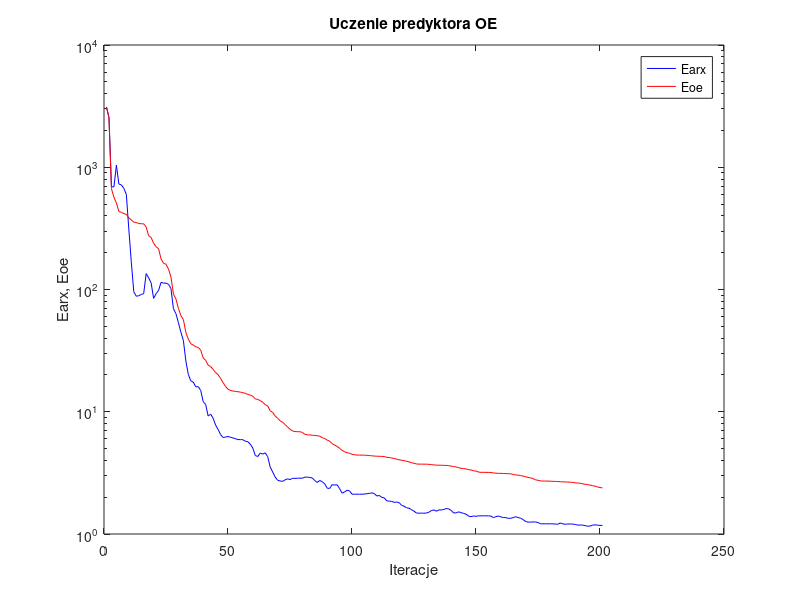
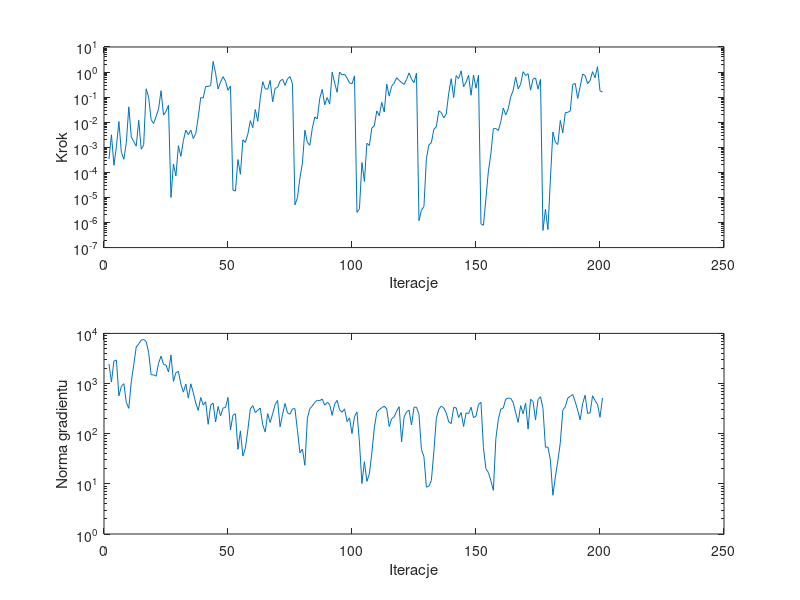

Write the MATLAB code that produced these figures, in order.
%uczenie predyktora oe
clear all;
n=0; farx(n+1)=3.105884e+003; foe(n+1)=3.115503e+003; wspucz(n+1)=0.000000e+000; ng(n+1)=0.000000e+000;
%odnowa zmiennej metryki
n=1; farx(n+1)=2.561095e+003; foe(n+1)=2.533805e+003; krok(n+1)=3.383827e-004; ng(n+1)=2.465664e+003;
n=2; farx(n+1)=6.941150e+002; foe(n+1)=6.676888e+002; krok(n+1)=3.146871e-003; ng(n+1)=1.073483e+003;
n=3; farx(n+1)=6.894852e+002; foe(n+1)=5.679849e+002; krok(n+1)=1.915864e-004; ng(n+1)=2.818698e+003;
n=4; farx(n+1)=1.039734e+003; foe(n+1)=5.110099e+002; krok(n+1)=1.052624e-003; ng(n+1)=2.934354e+003;
n=5; farx(n+1)=7.288781e+002; foe(n+1)=4.336214e+002; krok(n+1)=1.065312e-002; ng(n+1)=5.677508e+002;
n=6; farx(n+1)=7.175769e+002; foe(n+1)=4.286490e+002; krok(n+1)=6.326141e-004; ng(n+1)=8.793175e+002;
n=7; farx(n+1)=6.715084e+002; foe(n+1)=4.170435e+002; krok(n+1)=3.308775e-004; ng(n+1)=9.942732e+002;
n=8; farx(n+1)=6.006201e+002; foe(n+1)=4.116169e+002; krok(n+1)=1.548346e-003; ng(n+1)=4.187118e+002;
n=9; farx(n+1)=3.130235e+002; foe(n+1)=3.852239e+002; krok(n+1)=4.086147e-002; ng(n+1)=3.202203e+002;
n=10; farx(n+1)=1.686613e+002; foe(n+1)=3.705454e+002; krok(n+1)=2.598953e-003; ng(n+1)=1.093407e+003;
n=11; farx(n+1)=9.622470e+001; foe(n+1)=3.554576e+002; krok(n+1)=1.686590e-003; ng(n+1)=2.372729e+003;
n=12; farx(n+1)=8.810351e+001; foe(n+1)=3.533082e+002; krok(n+1)=1.111857e-003; ng(n+1)=5.368297e+003;
n=13; farx(n+1)=8.887758e+001; foe(n+1)=3.463696e+002; krok(n+1)=1.196341e-002; ng(n+1)=6.176803e+003;
n=14; farx(n+1)=9.101635e+001; foe(n+1)=3.453196e+002; krok(n+1)=8.374265e-004; ng(n+1)=7.320348e+003;
n=15; farx(n+1)=9.252085e+001; foe(n+1)=3.443638e+002; krok(n+1)=1.255518e-003; ng(n+1)=7.555789e+003;
n=16; farx(n+1)=1.348611e+002; foe(n+1)=3.248811e+002; krok(n+1)=2.158836e-001; ng(n+1)=6.906369e+003;
n=17; farx(n+1)=1.248145e+002; foe(n+1)=2.753784e+002; krok(n+1)=9.809225e-002; ng(n+1)=4.185498e+003;
n=18; farx(n+1)=1.132058e+002; foe(n+1)=2.666796e+002; krok(n+1)=1.278106e-002; ng(n+1)=1.493004e+003;
n=19; farx(n+1)=8.464084e+001; foe(n+1)=2.390347e+002; krok(n+1)=8.799720e-003; ng(n+1)=1.493666e+003;
n=20; farx(n+1)=9.250140e+001; foe(n+1)=2.237326e+002; krok(n+1)=1.688698e-002; ng(n+1)=1.398789e+003;
n=21; farx(n+1)=9.813388e+001; foe(n+1)=2.154076e+002; krok(n+1)=3.389322e-002; ng(n+1)=2.532393e+003;
n=22; farx(n+1)=1.143823e+002; foe(n+1)=1.780983e+002; krok(n+1)=1.802050e-001; ng(n+1)=3.530824e+003;
n=23; farx(n+1)=1.127418e+002; foe(n+1)=1.640245e+002; krok(n+1)=1.911063e-002; ng(n+1)=2.402828e+003;
n=24; farx(n+1)=1.127634e+002; foe(n+1)=1.609557e+002; krok(n+1)=2.710756e-002; ng(n+1)=2.332143e+003;
n=25; farx(n+1)=1.104673e+002; foe(n+1)=1.469617e+002; krok(n+1)=4.784719e-002; ng(n+1)=1.700311e+003;
%odnowa zmiennej metryki
n=26; farx(n+1)=1.017595e+002; foe(n+1)=1.266878e+002; krok(n+1)=1.001618e-005; ng(n+1)=3.713716e+003;
n=27; farx(n+1)=6.954555e+001; foe(n+1)=9.154884e+001; krok(n+1)=2.162683e-004; ng(n+1)=1.107102e+003;
n=28; farx(n+1)=6.353377e+001; foe(n+1)=8.384303e+001; krok(n+1)=7.257464e-005; ng(n+1)=1.650223e+003;
n=29; farx(n+1)=5.359172e+001; foe(n+1)=6.998299e+001; krok(n+1)=1.161194e-003; ng(n+1)=1.749439e+003;
n=30; farx(n+1)=4.474070e+001; foe(n+1)=6.119250e+001; krok(n+1)=4.356528e-004; ng(n+1)=9.799156e+002;
n=31; farx(n+1)=3.839378e+001; foe(n+1)=5.681804e+001; krok(n+1)=1.852313e-003; ng(n+1)=6.742804e+002;
n=32; farx(n+1)=2.604437e+001; foe(n+1)=4.471680e+001; krok(n+1)=4.795168e-003; ng(n+1)=9.741477e+002;
n=33; farx(n+1)=2.018399e+001; foe(n+1)=3.930401e+001; krok(n+1)=3.176507e-003; ng(n+1)=5.117772e+002;
n=34; farx(n+1)=1.790605e+001; foe(n+1)=3.597182e+001; krok(n+1)=4.900827e-003; ng(n+1)=9.882121e+002;
n=35; farx(n+1)=1.748298e+001; foe(n+1)=3.511142e+001; krok(n+1)=2.222834e-003; ng(n+1)=6.577322e+002;
n=36; farx(n+1)=1.599803e+001; foe(n+1)=3.399638e+001; krok(n+1)=3.514634e-003; ng(n+1)=4.098200e+002;
n=37; farx(n+1)=1.604459e+001; foe(n+1)=3.361831e+001; krok(n+1)=1.575380e-002; ng(n+1)=2.908947e+002;
n=38; farx(n+1)=1.492479e+001; foe(n+1)=3.189074e+001; krok(n+1)=9.599621e-002; ng(n+1)=5.264179e+002;
n=39; farx(n+1)=1.209781e+001; foe(n+1)=2.752192e+001; krok(n+1)=9.282613e-002; ng(n+1)=3.743861e+002;
n=40; farx(n+1)=1.145131e+001; foe(n+1)=2.632681e+001; krok(n+1)=2.701727e-001; ng(n+1)=4.328791e+002;
n=41; farx(n+1)=9.223952e+000; foe(n+1)=2.407140e+001; krok(n+1)=2.658984e-001; ng(n+1)=1.538338e+002;
n=42; farx(n+1)=9.556700e+000; foe(n+1)=2.342874e+001; krok(n+1)=2.902112e-001; ng(n+1)=3.659955e+002;
n=43; farx(n+1)=8.854413e+000; foe(n+1)=2.219968e+001; krok(n+1)=2.645939e+000; ng(n+1)=4.076955e+002;
n=44; farx(n+1)=7.774547e+000; foe(n+1)=2.090422e+001; krok(n+1)=8.892951e-001; ng(n+1)=1.717109e+002;
n=45; farx(n+1)=7.171614e+000; foe(n+1)=2.010777e+001; krok(n+1)=2.114442e-001; ng(n+1)=3.483726e+002;
n=46; farx(n+1)=6.506936e+000; foe(n+1)=1.873131e+001; krok(n+1)=4.015963e-001; ng(n+1)=2.270715e+002;
n=47; farx(n+1)=6.158084e+000; foe(n+1)=1.734321e+001; krok(n+1)=6.524460e-001; ng(n+1)=3.249323e+002;
n=48; farx(n+1)=6.208638e+000; foe(n+1)=1.611185e+001; krok(n+1)=4.287623e-001; ng(n+1)=3.330665e+002;
n=49; farx(n+1)=6.274754e+000; foe(n+1)=1.529433e+001; krok(n+1)=1.869994e-001; ng(n+1)=5.294098e+002;
n=50; farx(n+1)=6.188125e+000; foe(n+1)=1.490865e+001; krok(n+1)=2.775080e-001; ng(n+1)=1.187803e+002;
%odnowa zmiennej metryki
n=51; farx(n+1)=6.102895e+000; foe(n+1)=1.477678e+001; krok(n+1)=1.943349e-005; ng(n+1)=2.343502e+002;
n=52; farx(n+1)=6.020522e+000; foe(n+1)=1.466284e+001; krok(n+1)=1.802934e-005; ng(n+1)=2.490737e+002;
n=53; farx(n+1)=5.920901e+000; foe(n+1)=1.458381e+001; krok(n+1)=3.244032e-004; ng(n+1)=4.868369e+001;
n=54; farx(n+1)=5.918618e+000; foe(n+1)=1.447301e+001; krok(n+1)=8.388029e-005; ng(n+1)=1.140190e+002;
n=55; farx(n+1)=5.905468e+000; foe(n+1)=1.431169e+001; krok(n+1)=1.995002e-003; ng(n+1)=3.583043e+001;
n=56; farx(n+1)=5.740732e+000; foe(n+1)=1.413639e+001; krok(n+1)=1.564230e-003; ng(n+1)=5.116621e+001;
n=57; farx(n+1)=5.690383e+000; foe(n+1)=1.385590e+001; krok(n+1)=3.334617e-003; ng(n+1)=1.191251e+002;
n=58; farx(n+1)=5.425719e+000; foe(n+1)=1.366033e+001; krok(n+1)=1.154146e-002; ng(n+1)=3.111658e+002;
n=59; farx(n+1)=5.047687e+000; foe(n+1)=1.339476e+001; krok(n+1)=6.053639e-003; ng(n+1)=3.627519e+002;
n=60; farx(n+1)=4.389363e+000; foe(n+1)=1.274964e+001; krok(n+1)=3.207144e-002; ng(n+1)=2.640647e+002;
n=61; farx(n+1)=4.301442e+000; foe(n+1)=1.260828e+001; krok(n+1)=1.086709e-002; ng(n+1)=2.920466e+002;
n=62; farx(n+1)=4.594292e+000; foe(n+1)=1.233708e+001; krok(n+1)=8.877087e-002; ng(n+1)=3.258230e+002;
n=63; farx(n+1)=4.507918e+000; foe(n+1)=1.194922e+001; krok(n+1)=4.163053e-001; ng(n+1)=1.495669e+002;
n=64; farx(n+1)=4.610098e+000; foe(n+1)=1.142425e+001; krok(n+1)=2.158836e-001; ng(n+1)=1.076725e+002;
n=65; farx(n+1)=4.297770e+000; foe(n+1)=1.116708e+001; krok(n+1)=2.075249e-001; ng(n+1)=2.516621e+002;
n=66; farx(n+1)=3.538672e+000; foe(n+1)=1.018478e+001; krok(n+1)=4.635137e-001; ng(n+1)=1.671869e+002;
n=67; farx(n+1)=3.221483e+000; foe(n+1)=9.885424e+000; krok(n+1)=6.479315e-002; ng(n+1)=2.497844e+002;
n=68; farx(n+1)=2.927697e+000; foe(n+1)=9.247832e+000; krok(n+1)=2.242518e-001; ng(n+1)=3.819236e+002;
n=69; farx(n+1)=2.753287e+000; foe(n+1)=8.844523e+000; krok(n+1)=2.442288e-001; ng(n+1)=4.611883e+002;
n=70; farx(n+1)=2.715743e+000; foe(n+1)=8.439349e+000; krok(n+1)=4.372988e-001; ng(n+1)=1.372433e+002;
n=71; farx(n+1)=2.694609e+000; foe(n+1)=8.202131e+000; krok(n+1)=5.226535e-001; ng(n+1)=2.429128e+002;
n=72; farx(n+1)=2.773418e+000; foe(n+1)=7.858452e+000; krok(n+1)=2.935451e-001; ng(n+1)=4.009625e+002;
n=73; farx(n+1)=2.828010e+000; foe(n+1)=7.517124e+000; krok(n+1)=5.355876e-001; ng(n+1)=2.603085e+002;
n=74; farx(n+1)=2.788305e+000; foe(n+1)=7.191838e+000; krok(n+1)=6.622313e-001; ng(n+1)=2.444778e+002;
n=75; farx(n+1)=2.853898e+000; foe(n+1)=6.967149e+000; krok(n+1)=3.311156e-001; ng(n+1)=3.133983e+002;
%odnowa zmiennej metryki
n=76; farx(n+1)=2.852572e+000; foe(n+1)=6.884325e+000; krok(n+1)=5.032633e-006; ng(n+1)=3.156566e+002;
n=77; farx(n+1)=2.856601e+000; foe(n+1)=6.871452e+000; krok(n+1)=9.841122e-006; ng(n+1)=1.159303e+002;
n=78; farx(n+1)=2.865901e+000; foe(n+1)=6.859605e+000; krok(n+1)=5.930978e-005; ng(n+1)=4.145206e+001;
n=79; farx(n+1)=2.859160e+000; foe(n+1)=6.779551e+000; krok(n+1)=2.345612e-004; ng(n+1)=4.934074e+001;
n=80; farx(n+1)=2.918251e+000; foe(n+1)=6.529357e+000; krok(n+1)=4.801295e-003; ng(n+1)=2.345942e+001;
n=81; farx(n+1)=2.918383e+000; foe(n+1)=6.478462e+000; krok(n+1)=1.570905e-003; ng(n+1)=2.013113e+002;
n=82; farx(n+1)=2.902582e+000; foe(n+1)=6.458218e+000; krok(n+1)=1.191878e-003; ng(n+1)=3.160524e+002;
n=83; farx(n+1)=2.871132e+000; foe(n+1)=6.430237e+000; krok(n+1)=5.770731e-003; ng(n+1)=3.573917e+002;
n=84; farx(n+1)=2.734478e+000; foe(n+1)=6.392321e+000; krok(n+1)=1.617035e-002; ng(n+1)=4.230789e+002;
n=85; farx(n+1)=2.641218e+000; foe(n+1)=6.370573e+000; krok(n+1)=1.351485e-002; ng(n+1)=4.638523e+002;
n=86; farx(n+1)=2.740145e+000; foe(n+1)=6.303590e+000; krok(n+1)=9.035956e-002; ng(n+1)=4.554781e+002;
n=87; farx(n+1)=2.676129e+000; foe(n+1)=6.129666e+000; krok(n+1)=2.031949e-001; ng(n+1)=4.906604e+002;
n=88; farx(n+1)=2.571759e+000; foe(n+1)=6.045323e+000; krok(n+1)=4.953895e-002; ng(n+1)=3.703839e+002;
n=89; farx(n+1)=2.370258e+000; foe(n+1)=5.861536e+000; krok(n+1)=9.636975e-002; ng(n+1)=4.200427e+002;
n=90; farx(n+1)=2.358547e+000; foe(n+1)=5.751231e+000; krok(n+1)=5.234463e-002; ng(n+1)=3.824656e+002;
n=91; farx(n+1)=2.532366e+000; foe(n+1)=5.481677e+000; krok(n+1)=9.909022e-001; ng(n+1)=2.317663e+002;
n=92; farx(n+1)=2.513604e+000; foe(n+1)=5.344971e+000; krok(n+1)=3.635836e-001; ng(n+1)=3.898491e+002;
n=93; farx(n+1)=2.527570e+000; foe(n+1)=5.209559e+000; krok(n+1)=1.570381e-001; ng(n+1)=4.617782e+002;
n=94; farx(n+1)=2.348565e+000; foe(n+1)=5.021974e+000; krok(n+1)=9.995858e-001; ng(n+1)=2.999018e+002;
n=95; farx(n+1)=2.156741e+000; foe(n+1)=4.830884e+000; krok(n+1)=7.650627e-001; ng(n+1)=2.674933e+002;
n=96; farx(n+1)=2.206760e+000; foe(n+1)=4.709678e+000; krok(n+1)=8.256204e-001; ng(n+1)=3.135505e+002;
n=97; farx(n+1)=2.277459e+000; foe(n+1)=4.625338e+000; krok(n+1)=5.758050e-001; ng(n+1)=1.734517e+002;
n=98; farx(n+1)=2.255400e+000; foe(n+1)=4.585393e+000; krok(n+1)=3.655097e-001; ng(n+1)=2.066768e+002;
n=99; farx(n+1)=2.115057e+000; foe(n+1)=4.485067e+000; krok(n+1)=3.381117e-001; ng(n+1)=1.007658e+002;
n=100; farx(n+1)=2.115751e+000; foe(n+1)=4.447166e+000; krok(n+1)=7.011953e-001; ng(n+1)=2.186192e+002;
%odnowa zmiennej metryki
n=101; farx(n+1)=2.116236e+000; foe(n+1)=4.422863e+000; krok(n+1)=2.548789e-006; ng(n+1)=2.719389e+002;
n=102; farx(n+1)=2.115787e+000; foe(n+1)=4.421413e+000; krok(n+1)=3.532967e-006; ng(n+1)=6.790902e+001;
n=103; farx(n+1)=2.115959e+000; foe(n+1)=4.419154e+000; krok(n+1)=2.460936e-004; ng(n+1)=1.016283e+001;
n=104; farx(n+1)=2.123653e+000; foe(n+1)=4.415904e+000; krok(n+1)=4.334515e-005; ng(n+1)=2.764905e+001;
n=105; farx(n+1)=2.135821e+000; foe(n+1)=4.400060e+000; krok(n+1)=1.441974e-003; ng(n+1)=1.120065e+001;
n=106; farx(n+1)=2.150801e+000; foe(n+1)=4.382161e+000; krok(n+1)=1.184232e-003; ng(n+1)=1.578792e+001;
n=107; farx(n+1)=2.170180e+000; foe(n+1)=4.360384e+000; krok(n+1)=5.852382e-003; ng(n+1)=4.127482e+001;
n=108; farx(n+1)=2.141010e+000; foe(n+1)=4.342119e+000; krok(n+1)=7.251821e-003; ng(n+1)=1.317137e+002;
n=109; farx(n+1)=2.046394e+000; foe(n+1)=4.328208e+000; krok(n+1)=2.835564e-002; ng(n+1)=2.653415e+002;
n=110; farx(n+1)=2.067107e+000; foe(n+1)=4.321746e+000; krok(n+1)=1.820180e-002; ng(n+1)=3.021600e+002;
n=111; farx(n+1)=1.994745e+000; foe(n+1)=4.314245e+000; krok(n+1)=6.173004e-002; ng(n+1)=3.303249e+002;
n=112; farx(n+1)=1.973856e+000; foe(n+1)=4.307318e+000; krok(n+1)=2.556212e-002; ng(n+1)=3.532615e+002;
n=113; farx(n+1)=1.870641e+000; foe(n+1)=4.236110e+000; krok(n+1)=3.311156e-001; ng(n+1)=3.120326e+002;
n=114; farx(n+1)=1.855412e+000; foe(n+1)=4.223870e+000; krok(n+1)=1.101559e-001; ng(n+1)=1.391944e+002;
n=115; farx(n+1)=1.849522e+000; foe(n+1)=4.182082e+000; krok(n+1)=2.740921e-001; ng(n+1)=1.997621e+002;
n=116; farx(n+1)=1.815725e+000; foe(n+1)=4.145755e+000; krok(n+1)=3.647485e-001; ng(n+1)=2.169040e+002;
n=117; farx(n+1)=1.824811e+000; foe(n+1)=4.090391e+000; krok(n+1)=5.956610e-001; ng(n+1)=2.807904e+002;
n=118; farx(n+1)=1.804716e+000; foe(n+1)=4.051877e+000; krok(n+1)=4.641165e-001; ng(n+1)=3.455406e+002;
n=119; farx(n+1)=1.718117e+000; foe(n+1)=4.008523e+000; krok(n+1)=3.815505e-001; ng(n+1)=6.914042e+001;
n=120; farx(n+1)=1.686415e+000; foe(n+1)=3.978136e+000; krok(n+1)=3.214238e-001; ng(n+1)=2.136970e+002;
n=121; farx(n+1)=1.638990e+000; foe(n+1)=3.934886e+000; krok(n+1)=5.090926e-001; ng(n+1)=2.729630e+002;
n=122; farx(n+1)=1.625314e+000; foe(n+1)=3.888265e+000; krok(n+1)=9.270274e-001; ng(n+1)=2.934413e+002;
n=123; farx(n+1)=1.580008e+000; foe(n+1)=3.825953e+000; krok(n+1)=5.250759e-001; ng(n+1)=1.491521e+002;
n=124; farx(n+1)=1.538030e+000; foe(n+1)=3.793493e+000; krok(n+1)=3.749470e-001; ng(n+1)=3.371673e+002;
n=125; farx(n+1)=1.482565e+000; foe(n+1)=3.738960e+000; krok(n+1)=9.110982e-001; ng(n+1)=3.385125e+002;
%odnowa zmiennej metryki
n=126; farx(n+1)=1.481251e+000; foe(n+1)=3.728379e+000; krok(n+1)=1.187228e-006; ng(n+1)=2.426371e+002;
n=127; farx(n+1)=1.480675e+000; foe(n+1)=3.727452e+000; krok(n+1)=3.144761e-006; ng(n+1)=4.806842e+001;
n=128; farx(n+1)=1.479676e+000; foe(n+1)=3.726626e+000; krok(n+1)=4.341472e-006; ng(n+1)=3.483577e+001;
n=129; farx(n+1)=1.484392e+000; foe(n+1)=3.724606e+000; krok(n+1)=3.550621e-004; ng(n+1)=8.576903e+000;
n=130; farx(n+1)=1.506388e+000; foe(n+1)=3.715161e+000; krok(n+1)=1.242471e-003; ng(n+1)=9.020756e+000;
n=131; farx(n+1)=1.553982e+000; foe(n+1)=3.696149e+000; krok(n+1)=1.525147e-003; ng(n+1)=1.166086e+001;
n=132; farx(n+1)=1.574464e+000; foe(n+1)=3.670615e+000; krok(n+1)=5.214412e-003; ng(n+1)=4.358131e+001;
n=133; farx(n+1)=1.535624e+000; foe(n+1)=3.661256e+000; krok(n+1)=6.543079e-003; ng(n+1)=2.026070e+002;
n=134; farx(n+1)=1.573828e+000; foe(n+1)=3.653493e+000; krok(n+1)=2.835564e-002; ng(n+1)=3.069848e+002;
n=135; farx(n+1)=1.571834e+000; foe(n+1)=3.649994e+000; krok(n+1)=2.426108e-002; ng(n+1)=3.551720e+002;
n=136; farx(n+1)=1.588280e+000; foe(n+1)=3.643349e+000; krok(n+1)=1.488820e-002; ng(n+1)=3.260205e+002;
n=137; farx(n+1)=1.616222e+000; foe(n+1)=3.638414e+000; krok(n+1)=2.107682e-002; ng(n+1)=2.612809e+002;
n=138; farx(n+1)=1.605022e+000; foe(n+1)=3.622713e+000; krok(n+1)=1.428686e-001; ng(n+1)=1.719075e+002;
n=139; farx(n+1)=1.558464e+000; foe(n+1)=3.591666e+000; krok(n+1)=5.446764e-001; ng(n+1)=1.589369e+002;
n=140; farx(n+1)=1.486028e+000; foe(n+1)=3.561713e+000; krok(n+1)=9.547529e-002; ng(n+1)=3.342196e+002;
n=141; farx(n+1)=1.490165e+000; foe(n+1)=3.537003e+000; krok(n+1)=7.238598e-001; ng(n+1)=3.275180e+002;
n=142; farx(n+1)=1.517908e+000; foe(n+1)=3.485486e+000; krok(n+1)=5.481842e-001; ng(n+1)=2.096933e+002;
n=143; farx(n+1)=1.495272e+000; foe(n+1)=3.447794e+000; krok(n+1)=1.119298e+000; ng(n+1)=2.642152e+002;
n=144; farx(n+1)=1.473735e+000; foe(n+1)=3.429610e+000; krok(n+1)=2.621866e-001; ng(n+1)=1.393819e+002;
n=145; farx(n+1)=1.453214e+000; foe(n+1)=3.403208e+000; krok(n+1)=3.963116e-001; ng(n+1)=2.604955e+002;
n=146; farx(n+1)=1.399101e+000; foe(n+1)=3.358846e+000; krok(n+1)=7.491049e-001; ng(n+1)=2.518457e+002;
n=147; farx(n+1)=1.387760e+000; foe(n+1)=3.344681e+000; krok(n+1)=1.189066e-001; ng(n+1)=3.369839e+002;
n=148; farx(n+1)=1.403329e+000; foe(n+1)=3.287167e+000; krok(n+1)=7.655551e-001; ng(n+1)=2.080994e+002;
n=149; farx(n+1)=1.395079e+000; foe(n+1)=3.272137e+000; krok(n+1)=2.268451e-001; ng(n+1)=2.242234e+002;
n=150; farx(n+1)=1.407900e+000; foe(n+1)=3.212910e+000; krok(n+1)=7.461831e-001; ng(n+1)=3.809106e+002;
%odnowa zmiennej metryki
n=151; farx(n+1)=1.407744e+000; foe(n+1)=3.194034e+000; krok(n+1)=8.773641e-007; ng(n+1)=4.232677e+002;
n=152; farx(n+1)=1.407772e+000; foe(n+1)=3.193646e+000; krok(n+1)=7.783188e-007; ng(n+1)=5.271998e+001;
n=153; farx(n+1)=1.408333e+000; foe(n+1)=3.193233e+000; krok(n+1)=9.128990e-006; ng(n+1)=2.000368e+001;
n=154; farx(n+1)=1.407727e+000; foe(n+1)=3.189863e+000; krok(n+1)=1.133097e-004; ng(n+1)=1.673738e+001;
n=155; farx(n+1)=1.402404e+000; foe(n+1)=3.185192e+000; krok(n+1)=5.510555e-004; ng(n+1)=1.150283e+001;
n=156; farx(n+1)=1.362120e+000; foe(n+1)=3.158250e+000; krok(n+1)=5.548179e-003; ng(n+1)=7.411628e+000;
n=157; farx(n+1)=1.385322e+000; foe(n+1)=3.144404e+000; krok(n+1)=5.627734e-003; ng(n+1)=7.911865e+001;
n=158; farx(n+1)=1.404397e+000; foe(n+1)=3.134848e+000; krok(n+1)=4.640059e-003; ng(n+1)=1.929167e+002;
n=159; farx(n+1)=1.380830e+000; foe(n+1)=3.133497e+000; krok(n+1)=1.048565e-002; ng(n+1)=3.114181e+002;
n=160; farx(n+1)=1.363903e+000; foe(n+1)=3.127447e+000; krok(n+1)=3.680593e-002; ng(n+1)=3.251644e+002;
n=161; farx(n+1)=1.362696e+000; foe(n+1)=3.121213e+000; krok(n+1)=1.963396e-002; ng(n+1)=4.904756e+002;
n=162; farx(n+1)=1.341407e+000; foe(n+1)=3.116152e+000; krok(n+1)=3.482091e-002; ng(n+1)=5.131866e+002;
n=163; farx(n+1)=1.345397e+000; foe(n+1)=3.106745e+000; krok(n+1)=1.025515e-001; ng(n+1)=5.046365e+002;
n=164; farx(n+1)=1.362236e+000; foe(n+1)=3.068493e+000; krok(n+1)=1.886278e-001; ng(n+1)=4.151945e+002;
n=165; farx(n+1)=1.383854e+000; foe(n+1)=3.044411e+000; krok(n+1)=6.367965e-001; ng(n+1)=2.616996e+002;
n=166; farx(n+1)=1.364057e+000; foe(n+1)=3.029262e+000; krok(n+1)=2.134155e-001; ng(n+1)=1.674793e+002;
n=167; farx(n+1)=1.345126e+000; foe(n+1)=3.006552e+000; krok(n+1)=3.261226e-001; ng(n+1)=3.632978e+002;
n=168; farx(n+1)=1.313852e+000; foe(n+1)=2.975971e+000; krok(n+1)=1.037197e+000; ng(n+1)=2.494945e+002;
n=169; farx(n+1)=1.265594e+000; foe(n+1)=2.940506e+000; krok(n+1)=7.310195e-001; ng(n+1)=4.100303e+002;
n=170; farx(n+1)=1.251881e+000; foe(n+1)=2.902649e+000; krok(n+1)=8.600077e-001; ng(n+1)=1.237066e+002;
n=171; farx(n+1)=1.250718e+000; foe(n+1)=2.879175e+000; krok(n+1)=1.892883e-001; ng(n+1)=4.852510e+002;
n=172; farx(n+1)=1.255817e+000; foe(n+1)=2.838176e+000; krok(n+1)=5.203615e-001; ng(n+1)=4.388534e+002;
n=173; farx(n+1)=1.252924e+000; foe(n+1)=2.774563e+000; krok(n+1)=5.813025e-001; ng(n+1)=1.876830e+002;
n=174; farx(n+1)=1.241385e+000; foe(n+1)=2.750960e+000; krok(n+1)=2.079006e-001; ng(n+1)=4.813050e+002;
n=175; farx(n+1)=1.212358e+000; foe(n+1)=2.719863e+000; krok(n+1)=5.131430e-001; ng(n+1)=5.457482e+002;
%odnowa zmiennej metryki
n=176; farx(n+1)=1.212026e+000; foe(n+1)=2.711443e+000; krok(n+1)=4.841435e-007; ng(n+1)=3.202959e+002;
n=177; farx(n+1)=1.211457e+000; foe(n+1)=2.710183e+000; krok(n+1)=3.381806e-006; ng(n+1)=5.361652e+001;
n=178; farx(n+1)=1.211251e+000; foe(n+1)=2.709818e+000; krok(n+1)=5.236614e-007; ng(n+1)=5.412865e+001;
n=179; farx(n+1)=1.211874e+000; foe(n+1)=2.703826e+000; krok(n+1)=5.445660e-005; ng(n+1)=2.997163e+001;
n=180; farx(n+1)=1.210544e+000; foe(n+1)=2.695553e+000; krok(n+1)=4.090464e-003; ng(n+1)=5.915735e+000;
n=181; farx(n+1)=1.206797e+000; foe(n+1)=2.692717e+000; krok(n+1)=1.579878e-003; ng(n+1)=1.371551e+001;
n=182; farx(n+1)=1.201551e+000; foe(n+1)=2.687939e+000; krok(n+1)=1.293127e-003; ng(n+1)=2.878186e+001;
n=183; farx(n+1)=1.231272e+000; foe(n+1)=2.674494e+000; krok(n+1)=1.170476e-002; ng(n+1)=6.644073e+001;
n=184; farx(n+1)=1.210267e+000; foe(n+1)=2.672408e+000; krok(n+1)=3.758503e-003; ng(n+1)=2.950931e+002;
n=185; farx(n+1)=1.201442e+000; foe(n+1)=2.666549e+000; krok(n+1)=2.399905e-002; ng(n+1)=3.463441e+002;
n=186; farx(n+1)=1.208050e+000; foe(n+1)=2.659161e+000; krok(n+1)=2.490870e-002; ng(n+1)=5.138206e+002;
n=187; farx(n+1)=1.206418e+000; foe(n+1)=2.655384e+000; krok(n+1)=2.803148e-002; ng(n+1)=5.571457e+002;
n=188; farx(n+1)=1.206250e+000; foe(n+1)=2.643182e+000; krok(n+1)=3.170262e-001; ng(n+1)=6.039584e+002;
n=189; farx(n+1)=1.196251e+000; foe(n+1)=2.622904e+000; krok(n+1)=3.550835e-001; ng(n+1)=4.355852e+002;
n=190; farx(n+1)=1.183858e+000; foe(n+1)=2.610725e+000; krok(n+1)=8.892157e-002; ng(n+1)=2.946265e+002;
n=191; farx(n+1)=1.183359e+000; foe(n+1)=2.600800e+000; krok(n+1)=2.591726e-001; ng(n+1)=1.890673e+002;
n=192; farx(n+1)=1.182893e+000; foe(n+1)=2.572406e+000; krok(n+1)=8.328011e-001; ng(n+1)=3.989613e+002;
n=193; farx(n+1)=1.170360e+000; foe(n+1)=2.552395e+000; krok(n+1)=7.215816e-001; ng(n+1)=5.845916e+002;
n=194; farx(n+1)=1.158593e+000; foe(n+1)=2.533654e+000; krok(n+1)=3.477470e-001; ng(n+1)=2.540861e+002;
n=195; farx(n+1)=1.160912e+000; foe(n+1)=2.514323e+000; krok(n+1)=4.544515e-001; ng(n+1)=2.601814e+002;
n=196; farx(n+1)=1.181752e+000; foe(n+1)=2.485836e+000; krok(n+1)=1.037862e+000; ng(n+1)=5.715740e+002;
n=197; farx(n+1)=1.188769e+000; foe(n+1)=2.464509e+000; krok(n+1)=5.939923e-001; ng(n+1)=4.577366e+002;
n=198; farx(n+1)=1.181641e+000; foe(n+1)=2.423838e+000; krok(n+1)=1.644879e+000; ng(n+1)=3.821003e+002;
n=199; farx(n+1)=1.175926e+000; foe(n+1)=2.399237e+000; krok(n+1)=1.775417e-001; ng(n+1)=2.126195e+002;
n=200; farx(n+1)=1.176204e+000; foe(n+1)=2.383492e+000; krok(n+1)=1.600146e-001; ng(n+1)=5.150439e+002;

figure; semilogy(farx,'b'); hold on; semilogy(foe,'r'); xlabel('Iteracje'); ylabel('Earx, Eoe'); legend('Earx','Eoe'); title('Uczenie predyktora OE');
figure; subplot(2,1,1); semilogy(krok); xlabel('Iteracje'); ylabel('Krok');
subplot(2,1,2); semilogy(ng); xlabel('Iteracje'); ylabel('Norma gradientu');
Earx=farx(n+1)
Eoe=foe(n+1)
